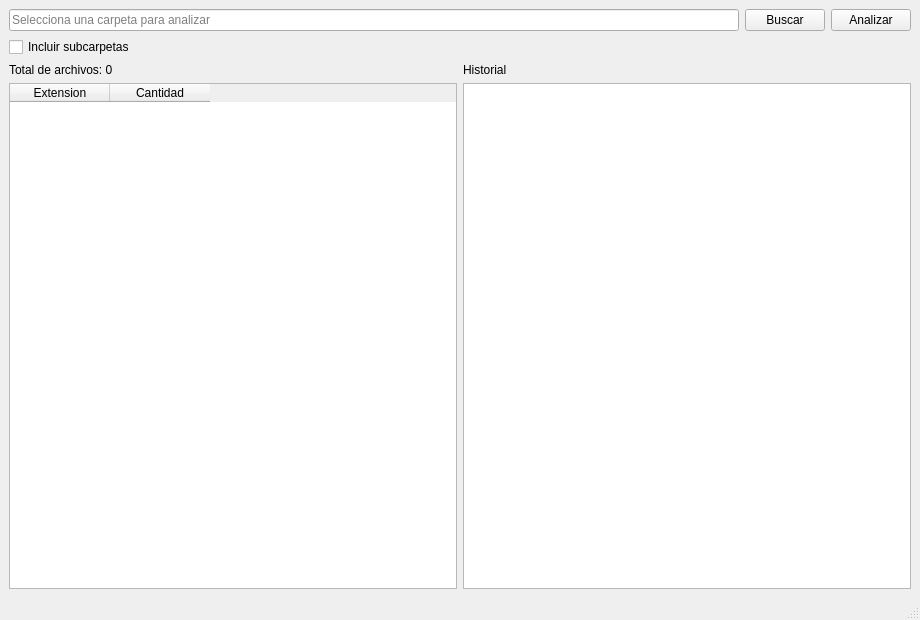
<?xml version="1.0" encoding="UTF-8"?>
<ui version="4.0">
 <class>MainWindow</class>
 <widget class="QMainWindow" name="MainWindow">
  <property name="geometry">
   <rect>
    <x>0</x>
    <y>0</y>
    <width>920</width>
    <height>620</height>
   </rect>
  </property>
  <property name="windowTitle">
   <string>Contador de Archivos</string>
  </property>
  <widget class="QWidget" name="centralwidget">
   <layout class="QVBoxLayout" name="mainLayout">
    <item>
     <layout class="QHBoxLayout" name="pathLayout">
      <item>
       <widget class="QLineEdit" name="pathInput">
        <property name="placeholderText">
         <string>Selecciona una carpeta para analizar</string>
        </property>
       </widget>
      </item>
      <item>
       <widget class="QPushButton" name="browseButton">
        <property name="text">
         <string>Buscar</string>
        </property>
       </widget>
      </item>
      <item>
       <widget class="QPushButton" name="analyzeButton">
        <property name="text">
         <string>Analizar</string>
        </property>
       </widget>
      </item>
     </layout>
    </item>
    <item>
     <widget class="QCheckBox" name="recursiveCheckBox">
      <property name="text">
       <string>Incluir subcarpetas</string>
      </property>
     </widget>
    </item>
    <item>
     <layout class="QHBoxLayout" name="contentLayout">
      <item>
       <layout class="QVBoxLayout" name="resultsLayout">
        <item>
         <widget class="QLabel" name="summaryLabel">
          <property name="text">
           <string>Total de archivos: 0</string>
          </property>
         </widget>
        </item>
        <item>
         <widget class="QTableWidget" name="resultsTable">
          <property name="columnCount">
           <number>2</number>
          </property>
          <column>
           <property name="text">
            <string>Extension</string>
           </property>
          </column>
          <column>
           <property name="text">
            <string>Cantidad</string>
           </property>
          </column>
         </widget>
        </item>
       </layout>
      </item>
      <item>
       <layout class="QVBoxLayout" name="historyLayout">
        <item>
         <widget class="QLabel" name="historyLabel">
          <property name="text">
           <string>Historial</string>
          </property>
         </widget>
        </item>
        <item>
         <widget class="QListWidget" name="historyList"/>
        </item>
       </layout>
      </item>
     </layout>
    </item>
   </layout>
  </widget>
  <widget class="QStatusBar" name="statusbar"/>
 </widget>
 <resources/>
 <connections/>
</ui>
